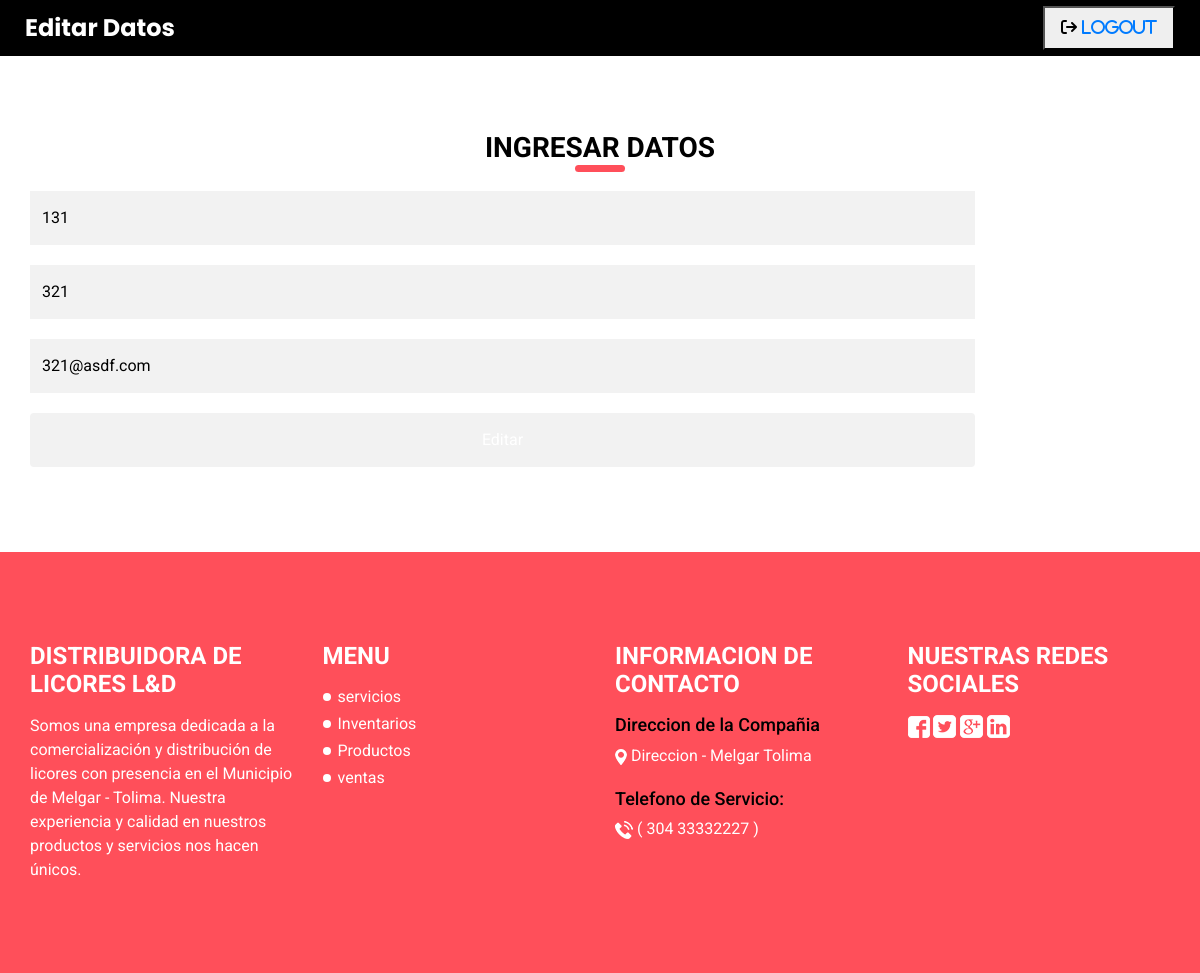
The page /proveedores_Editar.php?ProCodigo=132 on the database its author committed.
### tables this page shows
CREATE TABLE `proveedor` (
  `ProCodigo` int(30) NOT NULL,
  `ProNombre` varchar(30) DEFAULT NULL,
  `ProTelefono` varchar(20) DEFAULT NULL,
  `ProEmail` varchar(30) DEFAULT NULL,
  `ProEditar` varchar(1) DEFAULT NULL,
  `ProEliminar` varchar(20) DEFAULT NULL
);

### proveedores_Editar.php (the view, shortened to what this page needs)
<!DOCTYPE html>
<html>
<head>
  <link rel="stylesheet" type="text/css"
    href="https://cdnjs.cloudflare.com/ajax/libs/OwlCarousel2/2.1.3/assets/owl.carousel.min.css" />
  <link rel="stylesheet" type="text/css" href="css/bootstrap.css" />
  <link href="css/style.css" rel="stylesheet" />
  <link href="css/responsive.css" rel="stylesheet" />
</head>
<body>
  <div class="hero_area">
    <header class="header_section">
      <div class="container-fluid">
        <nav class="navbar navbar-expand-lg custom_nav-container ">
          <a class="navbar-brand" href="index.html">
            <span>
              Editar Datos
            </span>
          </a>
            <form class="nav justify-content-end">
              <button class=nav-link href="index.html">
               <li class="fa-solid fa-arrow-right-from-bracket">
                   <a  href="index.html">Logout</a>
                </li>
              </button>
            </form>
        </nav>
     </div>
    </header>
  </div>
      <?php
      $usuario = "root";
      $nombre_base_de_datos = "distribuidora";
      $ProCodigo = $_GET['ProCodigo'];
      try{
        $base_de_datos = new PDO('mysql:host=localhost;dbname=' . $nombre_base_de_datos, $usuario);
      }catch(Exception $e){
          echo "Ocurrió algo con la base de datos: " . $e->getMessage();
      }
      $sentencia = $base_de_datos->prepare("SELECT * FROM proveedor WHERE ProCodigo = ?;");
      $sentencia->execute([$ProCodigo]);
      $proveedor = $sentencia->fetch(PDO::FETCH_OBJ);
      ?>
    <section class="contact_section layout_padding">
    <div class="custom_heading-container">
      <h3 class=" ">
        Ingresar  Datos
      </h3>
    </div>
    <div class="custom_heading-container">
    </div>
        <div class="container mt-10">
            <div class="row ">
               <div class="col-md-10 mx auto">
                     <form action="proveedores_editarProceso.php" method="POST" name="formulario">
                       <div>
                         <input type="text" placeholder="Nombre" id="ProNombre" name="ProNombre"
                         value="<?php echo $proveedor->ProNombre; ?>">
                       </div>
                        <div>
                         <input type="text" placeholder="Telefono" id="ProTelefono" name="ProTelefono"
                          value="<?php echo $proveedor->ProTelefono; ?>">
                        </div>
                         <div>
                            <input type="email" placeholder="Email" id="ProEmail" name="ProEmail"
                             value="<?php echo $proveedor->ProEmail; ?>">
                          </div>
                        <div class="d-flex justify-content-center ">
                           <input type="submit" class="btn btn-primary" value="Editar">
                         </div>
                      </form>
                  </div>
                </div>
             </div>
   </section>
    <section class="info_section layout_padding">
    <div class="container">
      <div class="row">
        <div class="col-md-3">
          <div class="info-logo">
            <h4>
              Distribuidora de Licores L&D
            </h4>
            <p>
              Somos una empresa dedicada a la comercialización y distribución de licores con presencia en el Municipio
              de Melgar - Tolima.
              Nuestra experiencia y calidad en nuestros productos y servicios nos hacen únicos.
            </p>
          </div>
        </div>
        <div class="col-md-3">
          <div class="info-nav">
            <h4>
              Menu
            </h4>
            <ul>
              <li>
                <a href="Service.html">
                  servicios
                </a>
              </li>
              <li>
                <a href="inventarios.php">
                 Inventarios
                </a>
              </li>
              <li>
                <a href="producto.php">
                  Productos
                </a>
              </li>
              <li>
                <a href="ventas.php">
                 ventas
                </a>
              </li>
            </ul>
          </div>
        </div>
        <div class="col-md-3">
          <div class="info-contact">
            <h4>
              Informacion de Contacto
            </h4>
            <div class="location">
              <h6>
                Direccion de la Compañia
              </h6>
              <a href="https://www.google.com/search?rlz=1C1GCEA_esCO1015CO1015&tbs=lf:1,lf_ui:2&tbm=lcl&sxsrf=ALiCzsa--PN_N25k9HzD6KMS24BdiQ896g:1663643717880&q=sicomoro+melgar&rflfq=1&num=10&rldimm=11821027064523561856#rlfi=hd:;si:11821027064523561856;mv:[[4.206029099999999,-74.6415378],[4.1964995,-74.65293030000001]];tbs:lrf:!1m4!1u3!2m2!3m1!1e1!1m4!1u2!2m2!2m1!1e1!2m1!1e2!2m1!1e3!3sIAE,lf:1,lf_ui:2">
                <img src="images/location.png" alt="">
                <span>
                  Direccion - Melgar Tolima
                </span>
              </a>
            </div>
            <div class="call">
              <h6>
                Telefono de Servicio:
              </h6>
              <a href="">
                <img src="images/telephone.png" alt="">
                <span>
                  ( 304 33332227 )
                </span>
              </a>
            </div>
          </div>
        </div>
        <div class="col-md-3">
          <div class="discover">
            <h4>
              Nuestras Redes Sociales
            </h4>
            <div class="social-box">
              <a href="https://www.facebook.com/">
                <img src="images/facebook.png" alt="">
              </a>
              <a href="https://twitter.com/">
                <img src="images/twitter.png" alt="">
              </a>
              <a href="http://localhost/DistribuidoraLyD/about.html">
                <img src="images/google-plus.png" alt="">
              </a>
              <a href="">
                <img src="images/linkedin.png" alt="">
              </a>
            </div>
          </div>
        </div>
      </div>
    </div>
  </section>
</body>
</html>

### css/style.css (style rules this page uses)
body { font-family: 'Roboto', sans-serif; color: #000000; background-color: #ffffff; }
.layout_padding { padding: 75px 0; }
.custom_heading-container { display: -webkit-box; display: -ms-flexbox; display: flex; -webkit-box-pack: center; -ms-flex-pack: center; justify-content: center; }
.custom_heading-container h3 { text-transform: uppercase; font-weight: bold; color: #000000; position: relative; }
.custom_heading-container h3::before { content: ""; position: absolute; bottom: -7px; left: 50%; width: 50px; height: 7px; -webkit-transform: translateX(-50%); transform: translateX(-50%); background-color: #ff4f5a; border-radius: 15px; }
.header_section { background-color: #000000; font-family: "Poppins", sans-serif; }
.header_section .container-fluid { padding-right: 25px; padding-left: 25px; }
a, a:hover, a:focus { text-decoration: none; }
.btn, .btn:focus { outline: none !important; -webkit-box-shadow: none; box-shadow: none; }
.navbar-brand { display: -webkit-box; display: -ms-flexbox; display: flex; -webkit-box-align: center; -ms-flex-align: center; align-items: center; }
.navbar-brand span { font-weight: bold; font-size: 24px; color: #ffffff; }
.custom_nav-container { z-index: 99999; padding: 5px 0; }
.contact_section input, .contact_section select { width: 100%; border: 0; padding: 15px 12px; background-color: #f2f2f2; outline: none; margin: 10px 0; }
.contact_section input::placeholder, .contact_section select::placeholder { color: #3a3a3a; }
.info_section { background-color: #ff4f5a; color: #ffffff; }
.info_section a { color: #ffffff; }
.info_section h4 { text-transform: uppercase; margin-top: 15px; margin-bottom: 15px; font-weight: bold; }
.info_section .info-nav ul { padding-left: 15px; }
.info_section .info-nav ul li { list-style-type: none; position: relative; margin: 3px 0; }
.info_section .info-nav ul li::before { content: ""; width: 8px; height: 8px; background-color: #ffffff; position: absolute; top: 50%; left: -15px; -webkit-transform: translateY(-50%); transform: translateY(-50%); border-radius: 100%; }
.info_section .info-contact h6 { color: #000000; font-size: 18px; }
.info_section .info-contact .call { margin-top: 20px; }

### css/responsive.css (style rules this page uses)
@media (min-width: 1200px) { .container { max-width: 1170px; } }

### rows shown on the page
proveedor: ProNombre "131", ProTelefono "321", ProEmail "321@asdf.com"
